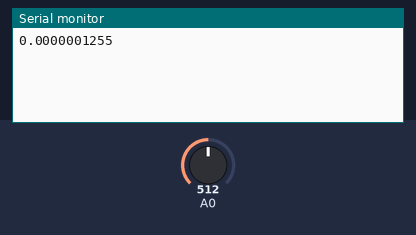
Bench run of a sketch on a simulated Arduino Uno, built with avr-gcc and run on an emulated ATmega328P. Shown: the last lines printed to the serial monitor. Inputs (shaded band) come from the test bench; at power-on: A0 = 512.

Above: at 1.2 s.
1.3 s: A0 set to 716
At 2.1 s:
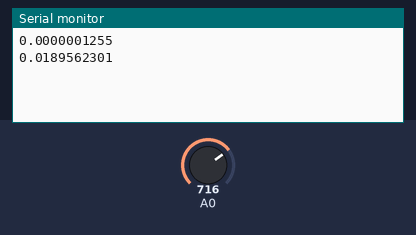
2.8 s: A0 set to 900
At 3.9 s:
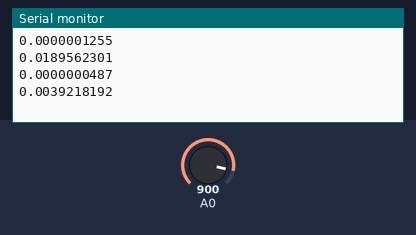
Timing chart, 0 to 5.8 s (numbered marks = the images above; inputs shaded):
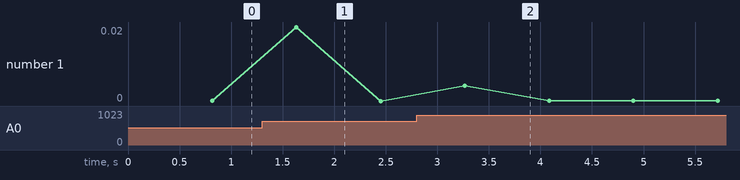

Measured:
- after the input at 1.3 s, the serial monitor: prints a new line after 0.33 s (image 1)
- after the input at 2.8 s, the serial monitor: prints a new line after 0.47 s (image 2)
- plotted number 1: 0 → 0 after the input at 1.3 s, 0 → 0 after the input at 2.8 s

The sketch:

GoertzelAlgorithm.ino
```cpp
float amostras[ 100 ];

void setup ()
{
  Serial.begin ( 19200 );
}

void loop ()
{
  for ( int i = 0; i != 100; i++ )
  {
    amostras[ i ] = analogRead ( 0 );
    delay ( 8 );
  }

  for ( int i = 0; i != 100; i++ )
  {
    amostras[ i ] = 5.0f / 1024.0f * amostras[ i ];
  }

  Serial.println ( goertzel_mag ( 100, 60, 123, &amostras[0] ), DEC );
}

float goertzel_mag(int numSamples,int TARGET_FREQUENCY,int SAMPLING_RATE, float* data)
{
  int     k,i;
  float   floatnumSamples;
  float   omega,sine,cosine,coeff,q0,q1,q2,magnitude,real,imag;

  float   scalingFactor = numSamples / 2.0f;

  floatnumSamples = (float) numSamples;
  k = (int) (   0.5f +     ((floatnumSamples * TARGET_FREQUENCY) / SAMPLING_RATE));
  omega = (2.0f * M_PI * k) / floatnumSamples;
  sine = sin(omega);
  cosine = cos(omega);
  coeff = 2.0f * cosine;
  q0=0;
  q1=0;
  q2=0;

  for(i=0; i<numSamples; i++)
  {
    q0 = coeff * q1 - q2 + data[i];
    q2 = q1;
    q1 = q0;
  }

  // calculate the real and imaginary results
  // scaling appropriately
  real = (q1 - q2 * cosine) / scalingFactor;
  imag = (q2 * sine) / scalingFactor;

  magnitude = sqrt(real*real + imag*imag);
  return magnitude;
}
```
